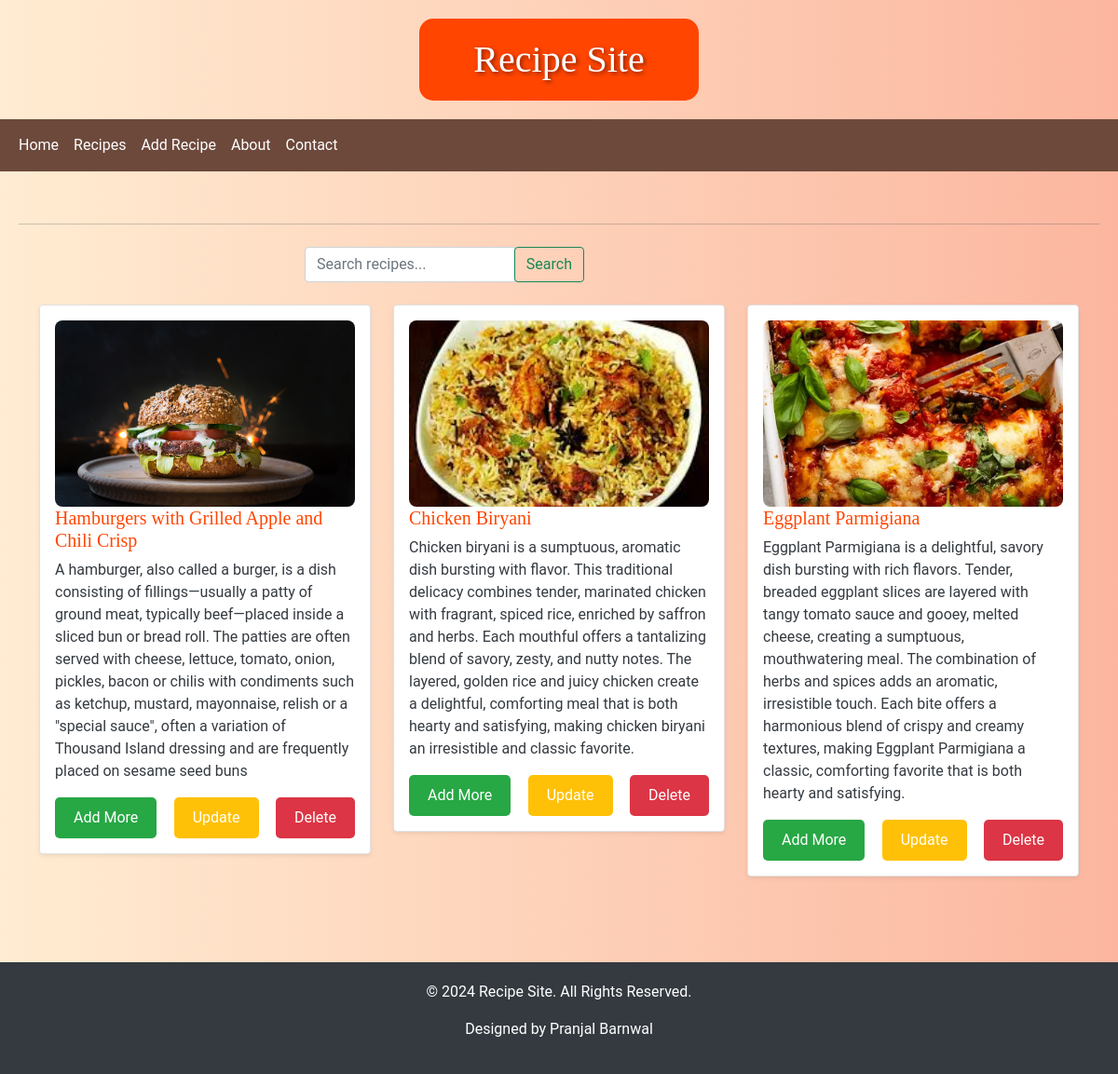
Page /recipesview/ on the earlier database version.
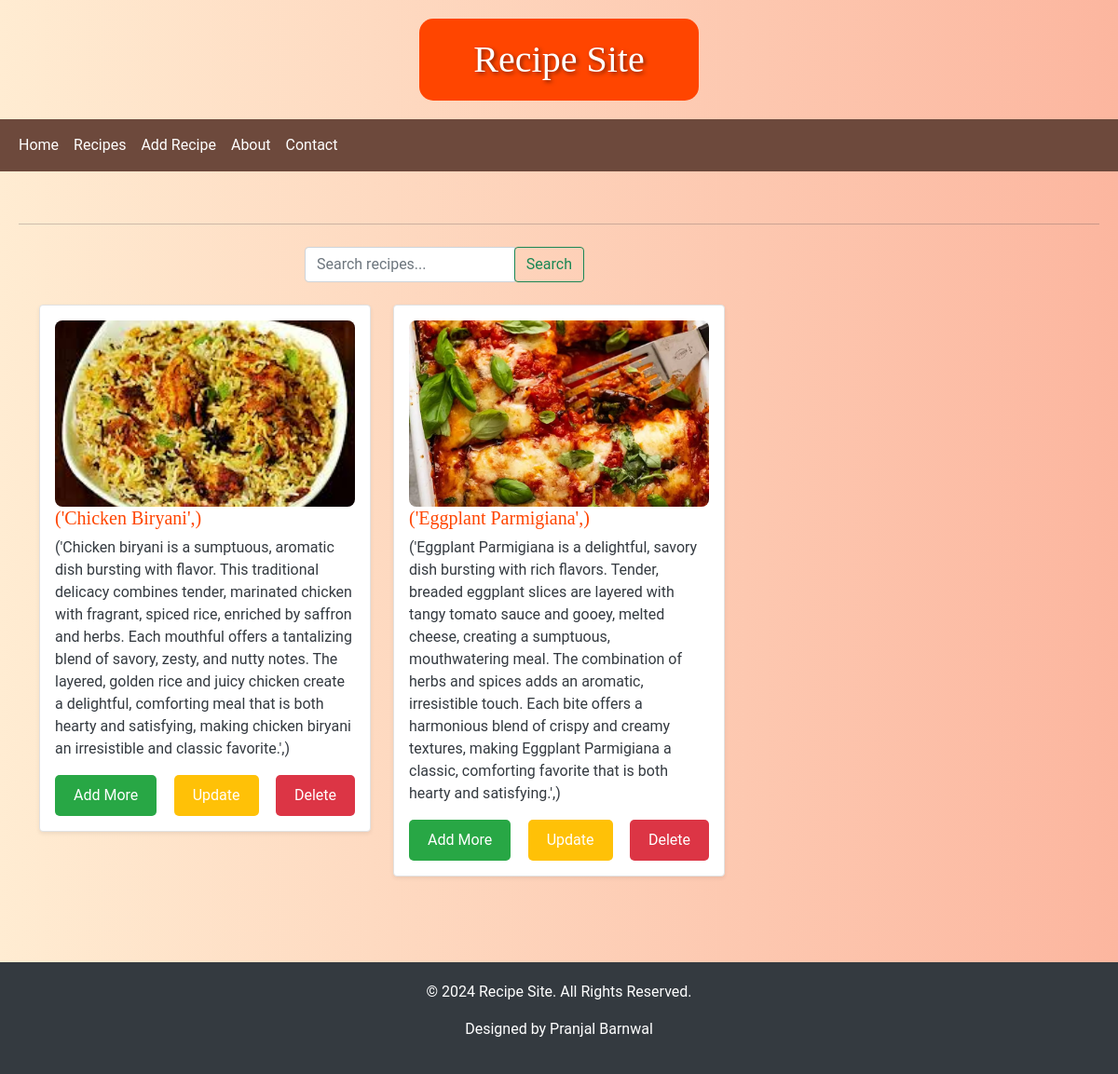
Same page on the later database version.
### vege/models.py (models this page shows, shortened)
class Recipe(models.Model):
    user= models.ForeignKey(User, on_delete=models.SET_NULL, null=True, blank=True)
    recipe_name = models.CharField(max_length=255)
    recipe_image =models.ImageField(upload_to="recipe")
    recipe_description = models.TextField()

### vege/views.py (the view)
# urls.py: path('recipesview/', recipesview, name="recipesview"),
def recipesview(request):
    queryset = Recipe.objects.all()
    if request.GET.get('search'):
        queryset=queryset.filter(recipe_name__icontains=request.GET.get('search'))
    context = {'recipes':queryset}
    return render(request, 'recipeviews.html', context)

### vege/templates/recipeviews.html
{% extends "base.html" %}
{% block start %}
<div class="container">
    <div class="row my-4 justify-content-center">
        <div class="col-md-6">
            <form class="form-inline justify-content-right">
                <div class="input-group" style="width: 300px;">
                    <input type="text" name="search" class="form-control" placeholder="Search recipes...">
                    <div class="input-group-append">
                        <button type="submit" class="btn btn-outline-success">Search</button>
                    </div>
                </div>
            </form>
        </div>
    </div>
    <div class="row">
        {% for recipe in recipes %}
        <div class="col-md-4 mb-4">
            <div class="recipe-card shadow-sm p-3 mb-5 bg-white rounded">
                <div class="recipe-image-container">
                    <img src="{{recipe.recipe_image.url}}" alt="Recipe Image" class="recipe-image img-fluid mb-3">
                </div>
                <h3>{{recipe.recipe_name}}</h3>
                <p>{{recipe.recipe_description}}</p>
                <div class="d-flex justify-content-between mt-3">
                    <a href="/recipeadd/" class="btn btn-add-more">Add More</a>
                    <a href="/update_recipe/{{recipe.id}}" class="btn btn-update">Update</a>
                    <a href="/del_recipe/{{recipe.id}}" class="btn btn-delete">Delete</a>
                </div>
            </div>
        </div>
        {% endfor %}
    </div>
</div>
{% endblock %}

Differences in the rows shown:
removed Recipe: recipe_image (picture), recipe_name "Hamburgers with Grilled Apple and Chili Crisp", recipe_description "A hamburger, also called a burger, is a dish consisting of fillings—usually a patty of ground meat, typically beef—placed inside a sliced bun or bread roll. The patties are often served with cheese, lettuce, tomato, onion, pickles, bacon or chilis with condiments such as ketchup, mustard, mayonnaise, relish or a \"special sauce\", often a variation of Thousand Island dressing and are frequently placed on sesame seed buns"
changed Recipe: recipe_name "Chicken Biryani" → "('Chicken Biryani',)"; recipe_description "Chicken biryani is a sumptuous, aromatic dish bursting with flavor. This traditional delicacy combines tender, marinated chicken with fragrant, spiced rice, enriched by saffron and herbs. Each mouthful offers a tantalizing blend of savory, zesty, and nutty notes. The layered, golden rice and juicy chicken create a delightful, comforting meal that is both hearty and satisfying, making chicken biryani an irresistible and classic favorite." → "('Chicken biryani is a sumptuous, aromatic dish bursting with flavor. This traditional delicacy combines tender, marinated chicken with fragrant, spiced rice, enriched by saffron and herbs. Each mouthful offers a tantalizing blend of savory, zesty, and nutty notes. The layered, golden rice and juicy chicken create a delightful, comforting meal that is both hearty and satisfying, making chicken biryani an irresistible and classic favorite.',)"
changed Recipe: recipe_name "Eggplant Parmigiana" → "('Eggplant Parmigiana',)"; recipe_description "Eggplant Parmigiana is a delightful, savory dish bursting with rich flavors. Tender, breaded eggplant slices are layered with tangy tomato sauce and gooey, melted cheese, creating a sumptuous, mouthwatering meal. The combination of herbs and spices adds an aromatic, irresistible touch. Each bite offers a harmonious blend of crispy and creamy textures, making Eggplant Parmigiana a classic, comforting favorite that is both hearty and satisfying." → "('Eggplant Parmigiana is a delightful, savory dish bursting with rich flavors. Tender, breaded eggplant slices are layered with tangy tomato sauce and gooey, melted cheese, creating a sumptuous, mouthwatering meal. The combination of herbs and spices adds an aromatic, irresistible touch. Each bite offers a harmonious blend of crispy and creamy textures, making Eggplant Parmigiana a classic, comforting favorite that is both hearty and satisfying.',)"
